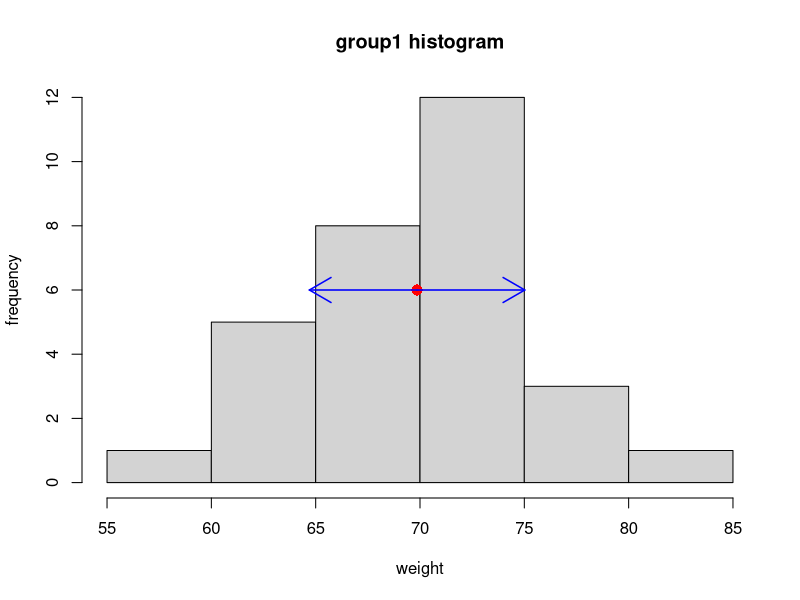
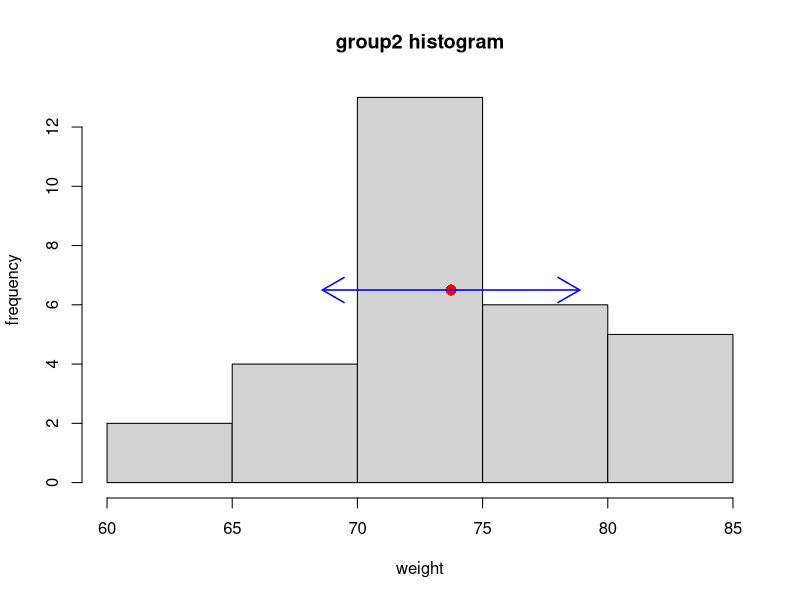
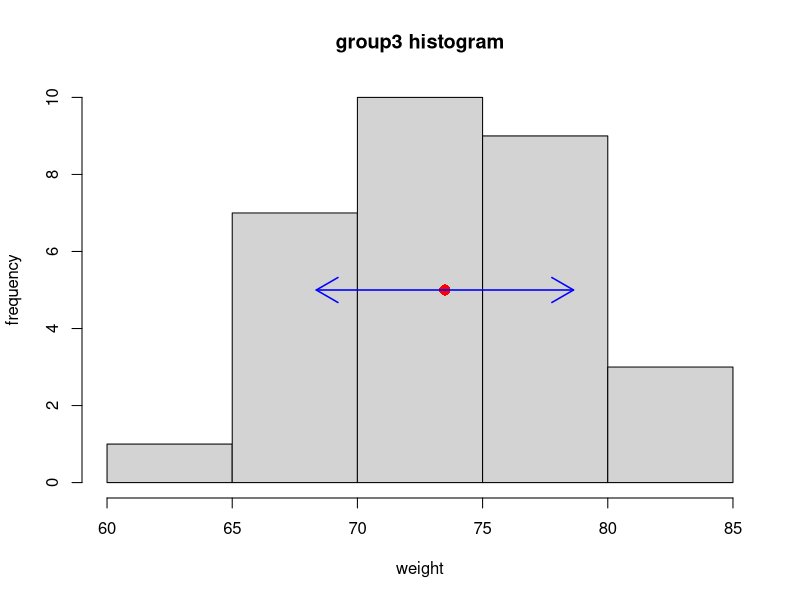

These charts were generated, in order, by the following R code:
# (1)
# H_0: 投与した薬物の間に平均値差がない
# H_1: 投与した薬物の間に平均値差がある

# (2)
raw_data <- read.table("week4-example.txt", header = TRUE)  # ファイルからデータを読み込む
# factorのlevelを入れたvectorを作る
group_a <- factor(rep(1, length = nrow(raw_data)))  # A群は1
group_b <- factor(rep(2, length = nrow(raw_data)))  # B群は2
group_c <- factor(rep(3, length = nrow(raw_data)))  # C群は3
# 各群のデータフレームを生成
a <- data.frame(weight = raw_data$A, group = group_a)
b <- data.frame(weight = raw_data$B, group = group_b)
c <- data.frame(weight = raw_data$C, group = group_c)
data <- rbind(a, b, c)  # データフレームを結合する
# 各群の平均値と標準偏差を求めて配列で保管する
means <- double(3)
sds <- double(3)
for (i in 1:3) {
  means[i] <- mean(data$weight[data$group == i])  # 平均値
  sds[i] <- sd(data$weight[data$group == i])  # 標準偏差
}
# 値を表示
cat("means: ")
print(means)  # 平均値
cat("sds: ")
print(sds)  # 標準偏差
cat("\n")
# 各群のヒストグラムを作成
for (i in 1:3) {
  png(paste("kadai03-", i, ".png", sep = ""), width = 512, height = 512)  # グラフを画像で保存する
  hist_data <- hist(data$weight[data$group == i], xlab = "weight", ylab = "frequency", main = paste("group", i, " histogram", sep = ""))  # ヒストグラムを描画
  par(new = TRUE)  # グラフの重ね合わせを許可
  y_center <- max(hist_data$counts) / 2
  points(means[i], y_center, pch = 16, col = "red", cex = 1.5)  # 平均値を点で描画
  # 標準偏差を矢印で描画
  arrows(means[i], y_center, means[i] - sds[i], y_center, col = "blue", lwd = 1.5)
  arrows(means[i], y_center, means[i] + sds[i], y_center, col = "blue", lwd = 1.5)
  dev.off()  # 画像を保存
}

# (3)
aov_result <- summary(aov(formula = weight ~ group, data = data))  # aovで分散分析
# 結果を表示
cat("AOV RESULT\n")
print(aov_result)
cat("\n")
# AOV RESULT
#             Df Sum Sq Mean Sq F value  Pr(>F)
# group        2  283.4  141.69   5.351 0.00643 **
# Residuals   87 2303.9   26.48
# ---
# Signif. codes:  0 ‘***’ 0.001 ‘**’ 0.01 ‘*’ 0.05 ‘.’ 0.1 ‘ ’ 1

# (4)
# 有意水準を1%とするとα=0.01となる．今回aovで求めたp値は0.00643となっており，αより小さい．
# よって，帰無仮説は棄却され，投与した薬物の間に有意な平均値さが見られた．

# (5)
# 各群の等分散性をチェックする
var_test_result1_2 <- var.test(data$weight[data$group == 1], data$weight[data$group == 2])
var_test_result1_3 <- var.test(data$weight[data$group == 1], data$weight[data$group == 3])
var_test_result2_3 <- var.test(data$weight[data$group == 2], data$weight[data$group == 3])
# 結果を表示
cat("VAR TEST RESULT\n")
print(var_test_result1_2)
print(var_test_result1_3)
print(var_test_result2_3)
# VAR TEST RESULT

#         F test to compare two variances

# data:  data$weight[data$group == 1] and data$weight[data$group == 2]
# F = 1.0089, num df = 29, denom df = 29, p-value = 0.9811
# alternative hypothesis: true ratio of variances is not equal to 1
# 95 percent confidence interval:
#  0.4802063 2.1197187
# sample estimates:
# ratio of variances
#           1.008911


#         F test to compare two variances

# data:  data$weight[data$group == 1] and data$weight[data$group == 3]
# F = 1.0102, num df = 29, denom df = 29, p-value = 0.9785
# alternative hypothesis: true ratio of variances is not equal to 1
# 95 percent confidence interval:
#  0.4808015 2.1223460
# sample estimates:
# ratio of variances
#           1.010162


#         F test to compare two variances

# data:  data$weight[data$group == 2] and data$weight[data$group == 3]
# F = 1.0012, num df = 29, denom df = 29, p-value = 0.9974
# alternative hypothesis: true ratio of variances is not equal to 1
# 95 percent confidence interval:
#  0.4765547 2.1035999
# sample estimates:
# ratio of variances
#           1.001239

oneway_test_result <- oneway.test(formula = weight ~ group, data = data, var.equal = TRUE)  # oneway.testで分散分析(先程の等分散性テストで等分散性が確認できたので var.equal = TRUE にしている)
# 結果を表示
cat("ONEWAY TEST RESULT\n")
print(oneway_test_result)
# ONEWAY TEST RESULT

#         One-way analysis of means

# data:  weight and group
# F = 5.3506, num df = 2, denom df = 87, p-value = 0.006434

# (6)
effect <- aov_result[[1]]["group", "Sum Sq"] / aov_result[[1]]["Residuals", "Sum Sq"]  # (3)で行った検定の効果量を計算
# 効果量を表示
cat("effect: ")
print(effect)